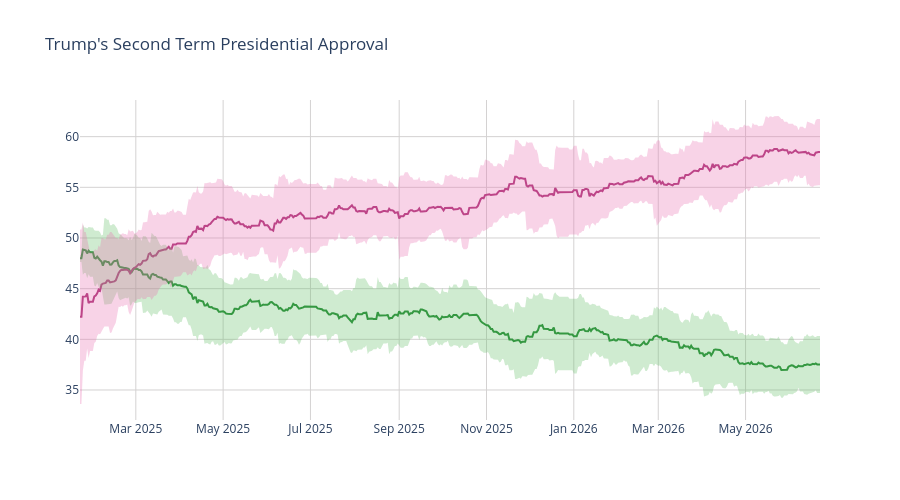

The cell this chart's notebook holds for it:
### Code cell
disappr_ci_hex = "#e86eaf"
appr_ci_hex = "#60be65"
disappr_ci_rgba = "rgba(232, 110, 175, 0.3)"
appr_ci_rgba = "rgba(96, 190, 101, 0.3)"
grid_col = "#d4d2d2"


# Approve
fig = go.Figure(go.Scatter(
    x=pres['end_date'],
    y=pres['approve'],
    hovertemplate="%{y:.2f}%",
    name="<b>Approve</b>",
    line=dict(color="#228833"),
    showlegend=False
))

# Disapprove
fig.add_trace(go.Scatter(
    x=pres['end_date'],
    y=pres['disapprove'],
    hovertemplate="%{y:.2f}%",
    name="<b>Disapprove</b>",
    line=dict(color="#aa3377"),
    showlegend=False
    )
)

# Approve CI
fig.add_traces([

    # Upper bound
    go.Scatter(
        x=pres['end_date'],
        y=pres['approve_upper_ci'],
        marker=dict(color=appr_ci_hex),
        line=dict(width=0),
        mode='lines',
        showlegend=False,
        hoverinfo="skip"
    ),

    # Lower bound
    go.Scatter(
        x=pres['end_date'],
        y=pres['approve_lower_ci'],
        marker=dict(color=appr_ci_hex),
        line=dict(width=0),
        mode='lines',
        fillcolor=appr_ci_rgba,
        fill="tonexty",
        showlegend=False,
        hoverinfo="skip"
    )
])

# Disapprove CI
fig.add_traces([

    # Upper bound
    go.Scatter(
        x=pres['end_date'],
        y=pres['disapprove_upper_ci'],
        marker=dict(color=disappr_ci_hex),
        line=dict(width=0),
        mode='lines',
        showlegend=False,
        hoverinfo="skip"
    ),

    # Lower bound
    go.Scatter(
        x=pres['end_date'],
        y=pres['disapprove_lower_ci'],
        marker=dict(color=disappr_ci_hex),
        line=dict(width=0),
        mode='lines',
        fillcolor=disappr_ci_rgba,
        fill="tonexty",
        showlegend=False,
        hoverinfo="skip"
    )
])

fig.update_layout(
    title=dict(text="Trump's Second Term Presidential Approval"),
    hovermode="x"
)

fig.update_xaxes(gridcolor=grid_col)
fig.update_yaxes(gridcolor=grid_col)

fig.update_layout(hovermode="x", hoverlabel_align="right", plot_bgcolor="rgba(0, 0, 0, 0)", height=500)
fig.show()

### Figure 1 — Plotly figure (JSON) as saved in the notebook; plotly's stock layout.template omitted (floating-point values rounded to 4 significant figures; data arrays with more than 128 entries replaced by an {"elided": "..."} marker saying what was removed)
{"data": [{"hovertemplate": "%{y:.2f}%", "line": {"color": "#228833"}, "name": "<b>Approve</b>", "showlegend": false, "type": "scatter", "x": {"elided": "518 str values"}, "y": {"elided": "518 float values"}}, {"hovertemplate": "%{y:.2f}%", "line": {"color": "#aa3377"}, "name": "<b>Disapprove</b>", "showlegend": false, "type": "scatter", "x": {"elided": "518 str values"}, "y": {"elided": "518 float values"}}, {"hoverinfo": "skip", "line": {"width": 0}, "marker": {"color": "#60be65"}, "mode": "lines", "showlegend": false, "type": "scatter", "x": {"elided": "518 str values"}, "y": {"elided": "518 float values"}}, {"fill": "tonexty", "fillcolor": "rgba(96, 190, 101, 0.3)", "hoverinfo": "skip", "line": {"width": 0}, "marker": {"color": "#60be65"}, "mode": "lines", "showlegend": false, "type": "scatter", "x": {"elided": "518 str values"}, "y": {"elided": "518 float values"}}, {"hoverinfo": "skip", "line": {"width": 0}, "marker": {"color": "#e86eaf"}, "mode": "lines", "showlegend": false, "type": "scatter", "x": {"elided": "518 str values"}, "y": {"elided": "518 float values"}}, {"fill": "tonexty", "fillcolor": "rgba(232, 110, 175, 0.3)", "hoverinfo": "skip", "line": {"width": 0}, "marker": {"color": "#e86eaf"}, "mode": "lines", "showlegend": false, "type": "scatter", "x": {"elided": "518 str values"}, "y": {"elided": "518 float values"}}], "layout": {"height": 500, "hoverlabel": {"align": "right"}, "hovermode": "x", "plot_bgcolor": "rgba(0, 0, 0, 0)", "title": {"text": "Trump's Second Term Presidential Approval"}, "xaxis": {"gridcolor": "#d4d2d2"}, "yaxis": {"gridcolor": "#d4d2d2"}}}
